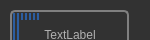
<?xml version="1.0" encoding="UTF-8"?>
<ui version="4.0">
 <class>BatteryApplet</class>
 <widget class="QWidget" name="BatteryApplet">
  <property name="geometry">
   <rect>
    <x>0</x>
    <y>0</y>
    <width>150</width>
    <height>40</height>
   </rect>
  </property>
  <property name="windowTitle">
   <string>BatteryApplet</string>
  </property>
  <property name="styleSheet">
   <string notr="true">QToolTip
{
     border: 1px solid black;
     background-color: #3470bf;
     padding: 1px;
     border-radius: 3px;
     opacity: 100;
}

QWidget
{
    color: #b1b1b1;
    background-color: #323232;
}

QWidget:item:hover
{
    background-color: QLinearGradient( x1: 0, y1: 0, x2: 0, y2: 1, stop: 0 #3470bf, stop: 1 #ca0619);
    color: #000000;
}

QWidget:item:selected
{
    background-color: QLinearGradient( x1: 0, y1: 0, x2: 0, y2: 1, stop: 0 #3470bf, stop: 1 #2c5ea0);
}

QMenuBar::item
{
    background: transparent;
}

QMenuBar::item:selected
{
    background: transparent;
    border: 1px solid #3470bf;
}

QMenuBar::item:pressed
{
    background: #444;
    border: 1px solid #000;
    background-color: QLinearGradient(
        x1:0, y1:0,
        x2:0, y2:1,
        stop:1 #212121,
        stop:0.4 #343434/*,
        stop:0.2 #343434,
        stop:0.1 #ffaa00*/
    );
    margin-bottom:-1px;
    padding-bottom:1px;
}

QMenu
{
    border: 1px solid #000;
}

QMenu::item
{
    padding: 2px 20px 2px 20px;
}

QMenu::item:selected
{
    color: #000000;
}

QWidget:disabled
{
    color: #404040;
    background-color: #323232;
}

QAbstractItemView
{
    background-color: QLinearGradient( x1: 0, y1: 0, x2: 0, y2: 1, stop: 0 #4d4d4d, stop: 0.1 #646464, stop: 1 #5d5d5d);
}

QWidget:focus
{
    /*border: 2px solid QLinearGradient( x1: 0, y1: 0, x2: 0, y2: 1, stop: 0 #ffa02f, stop: 1 #d7801a);*/
}

QLineEdit
{
    background-color: QLinearGradient( x1: 0, y1: 0, x2: 0, y2: 1, stop: 0 #4d4d4d, stop: 0 #646464, stop: 1 #5d5d5d);
    padding: 1px;
    border-style: solid;
    border: 1px solid #1e1e1e;
    border-radius: 5;
}

QPushButton
{
    color: #b1b1b1;
    background-color: QLinearGradient( x1: 0, y1: 0, x2: 0, y2: 1, stop: 0 #565656, stop: 0.1 #525252, stop: 0.5 #4e4e4e, stop: 0.9 #4a4a4a, stop: 1 #464646);
    border-width: 1px;
    border-color: #1e1e1e;
    border-style: solid;
    border-radius: 6;
    padding: 3px;
    font-size: 12px;
    padding-left: 5px;
    padding-right: 5px;
}

QPushButton:pressed
{
    background-color: QLinearGradient( x1: 0, y1: 0, x2: 0, y2: 1, stop: 0 #2d2d2d, stop: 0.1 #2b2b2b, stop: 0.5 #292929, stop: 0.9 #282828, stop: 1 #252525);
}

QPushButton:checked
{
    background-color: QLinearGradient( x1: 0, y1: 0, x2: 0, y2: 1, stop: 0 #2c5ea0, stop: 0.1 #2c5ea0, stop: 1 #3470bf);
}

QComboBox
{
    selection-background-color: #3470bf;
    background-color: QLinearGradient( x1: 0, y1: 0, x2: 0, y2: 1, stop: 0 #565656, stop: 0.1 #525252, stop: 0.5 #4e4e4e, stop: 0.9 #4a4a4a, stop: 1 #464646);
    border-style: solid;
    border: 1px solid #1e1e1e;
    border-radius: 5;
}


QComboBox:hover,QPushButton:hover
{
    border: 2px solid QLinearGradient( x1: 0, y1: 0, x2: 0, y2: 1, stop: 0 #3470bf, stop: 1 #2c5ea0);
}


QComboBox:on
{
    padding-top: 3px;
    padding-left: 4px;
    background-color: QLinearGradient( x1: 0, y1: 0, x2: 0, y2: 1, stop: 0 #2d2d2d, stop: 0.1 #2b2b2b, stop: 0.5 #292929, stop: 0.9 #282828, stop: 1 #252525);
    selection-background-color: #3470bf;
}


QComboBox QAbstractItemView
{
    border: 2px solid darkgray;
    selection-background-color: QLinearGradient( x1: 0, y1: 0, x2: 0, y2: 1, stop: 0 #3470bf, stop: 1 #2c5ea0);
}

QComboBox::drop-down
{



 }

QComboBox::down-arrow, QSpinBox::down-arrow, QTimeEdit::down-arrow, QDateEdit::down-arrow
{
     width: 10px;
     height: 10px;
}

QComboBox::up-arrow, QSpinBox::up-arrow, QTimeEdit::up-arrow, QDateEdit::up-arrow
{
     width: 10px;
     height: 10px;
}


/*
QComboBox::down-arrow
{
     image: url(:/down_arrow.png);
}
*/

QGroupBox:focus
{
border: 2px solid QLinearGradient( x1: 0, y1: 0, x2: 0, y2: 1, stop: 0 #3470bf, stop: 1 #2c5ea0);
}

QTextEdit:focus
{
    border: 2px solid QLinearGradient( x1: 0, y1: 0, x2: 0, y2: 1, stop: 0 #3470bf, stop: 1 #2c5ea0);
}

QScrollBar:horizontal {
     border: 1px solid #222222;
     background: QLinearGradient( x1: 0, y1: 0, x2: 0, y2: 1, stop: 0.0 #121212, stop: 0.2 #282828, stop: 1 #484848);
     height: 7px;
     margin: 0px 16px 0 16px;
}

QScrollBar::handle:horizontal
{
      background: QLinearGradient( x1: 0, y1: 0, x2: 1, y2: 0, stop: 0 #3470bf, stop: 0.5 #2c5ea0, stop: 1 #3470bf);
      min-height: 20px;
      border-radius: 2px;
}

QScrollBar::add-line:horizontal {
      border: 1px solid #1b1b19;
      border-radius: 2px;
      background: QLinearGradient( x1: 0, y1: 0, x2: 1, y2: 0, stop: 0 #3470bf, stop: 1 #2c5ea0);
      width: 14px;
      subcontrol-position: right;
      subcontrol-origin: margin;
}

QScrollBar::sub-line:horizontal {
      border: 1px solid #1b1b19;
      border-radius: 2px;
      background: QLinearGradient( x1: 0, y1: 0, x2: 1, y2: 0, stop: 0 #3470bf, stop: 1 #2c5ea0);
      width: 14px;
     subcontrol-position: left;
     subcontrol-origin: margin;
}

QScrollBar::right-arrow:horizontal, QScrollBar::left-arrow:horizontal
{
      border: 1px solid black;
      width: 1px;
      height: 1px;
      background: white;
}

QScrollBar::add-page:horizontal, QScrollBar::sub-page:horizontal
{
      background: none;
}

QScrollBar:vertical
{
      background: QLinearGradient( x1: 0, y1: 0, x2: 1, y2: 0, stop: 0.0 #121212, stop: 0.2 #282828, stop: 1 #484848);
      width: 7px;
      margin: 16px 0 16px 0;
      border: 1px solid #222222;
}

QScrollBar::handle:vertical
{
      background: QLinearGradient( x1: 0, y1: 0, x2: 0, y2: 1, stop: 0 #3470bf, stop: 0.5 #2c5ea0, stop: 1 #3470bf);
      min-height: 20px;
      border-radius: 2px;
}

QScrollBar::add-line:vertical
{
      border: 1px solid #1b1b19;
      border-radius: 2px;
      background: QLinearGradient( x1: 0, y1: 0, x2: 0, y2: 1, stop: 0 #3470bf, stop: 1 #2c5ea0);
      height: 14px;
      subcontrol-position: bottom;
      subcontrol-origin: margin;
}

QScrollBar::sub-line:vertical
{
      border: 1px solid #1b1b19;
      border-radius: 2px;
      background: QLinearGradient( x1: 0, y1: 0, x2: 0, y2: 1, stop: 0 #2c5ea0, stop: 1 #3470bf);
      height: 14px;
      subcontrol-position: top;
      subcontrol-origin: margin;
}

QScrollBar::up-arrow:vertical, QScrollBar::down-arrow:vertical
{
      border: 1px solid black;
      width: 1px;
      height: 1px;
      background: white;
}


QScrollBar::add-page:vertical, QScrollBar::sub-page:vertical
{
      background: none;
}

QTextEdit
{
    background-color: #242424;
}

QPlainTextEdit
{
    background-color: #242424;
}

QHeaderView::section
{
    background-color: QLinearGradient(x1:0, y1:0, x2:0, y2:1, stop:0 #616161, stop: 0.5 #505050, stop: 0.6 #434343, stop:1 #656565);
    color: white;
    padding-left: 4px;
    border: 1px solid #6c6c6c;
}

QCheckBox:disabled
{
color: #414141;
}

QDockWidget::title
{
    text-align: center;
    spacing: 3px; /* spacing between items in the tool bar */
    background-color: QLinearGradient(x1:0, y1:0, x2:0, y2:1, stop:0 #323232, stop: 0.5 #242424, stop:1 #323232);
}

QDockWidget::close-button, QDockWidget::float-button
{
    text-align: center;
    spacing: 1px; /* spacing between items in the tool bar */
    background-color: QLinearGradient(x1:0, y1:0, x2:0, y2:1, stop:0 #323232, stop: 0.5 #242424, stop:1 #323232);
}

QDockWidget::close-button:hover, QDockWidget::float-button:hover
{
    background: #242424;
}

QDockWidget::close-button:pressed, QDockWidget::float-button:pressed
{
    padding: 1px -1px -1px 1px;
}

QMainWindow::separator
{
    background-color: QLinearGradient(x1:0, y1:0, x2:0, y2:1, stop:0 #161616, stop: 0.5 #151515, stop: 0.6 #212121, stop:1 #343434);
    color: white;
    padding-left: 4px;
    border: 1px solid #4c4c4c;
    spacing: 3px; /* spacing between items in the tool bar */
}

QMainWindow::separator:hover
{

    background-color: QLinearGradient(x1:0, y1:0, x2:0, y2:1, stop:0 #2c5ea0, stop:0.5 #214778 stop:1 #3470bf);
    color: white;
    padding-left: 4px;
    border: 1px solid #6c6c6c;
    spacing: 3px; /* spacing between items in the tool bar */
}

/*
QToolBar::handle
{
     spacing: 3px; // spacing between items in the tool bar
     background: url(:/images/handle.png);
}
*/

QMenu::separator
{
    height: 2px;
    background-color: QLinearGradient(x1:0, y1:0, x2:0, y2:1, stop:0 #161616, stop: 0.5 #151515, stop: 0.6 #212121, stop:1 #343434);
    color: white;
    padding-left: 4px;
    margin-left: 10px;
    margin-right: 5px;
}

QProgressBar
{
    border: 2px solid grey;
    border-radius: 5px;
    text-align: center;
}

QProgressBar::chunk
{
    background-color: #2c5ea0;
    width: 2.15px;
    margin: 0.5px;
}

QTabBar::tab {
    color: #b1b1b1;
    border: 1px solid #444;
    border-bottom-style: none;
    background-color: #323232;
    padding-left: 10px;
    padding-right: 10px;
    padding-top: 3px;
    padding-bottom: 2px;
    margin-right: -1px;
}

QTabWidget::pane {
    border: 1px solid #444;
    top: 1px;
}

QTabBar::tab:last
{
    margin-right: 0; /* the last selected tab has nothing to overlap with on the right */
    border-top-right-radius: 3px;
}

QTabBar::tab:first:!selected
{
 margin-left: 0px; /* the last selected tab has nothing to overlap with on the right */


    border-top-left-radius: 3px;
}

QTabBar::tab:!selected
{
    color: #b1b1b1;
    border-bottom-style: solid;
    margin-top: 3px;
    background-color: QLinearGradient(x1:0, y1:0, x2:0, y2:1, stop:1 #212121, stop:.4 #343434);
}

QTabBar::tab:selected
{
    border-top-left-radius: 3px;
    border-top-right-radius: 3px;
    margin-bottom: 0px;
}

QTabBar::tab:!selected:hover
{
    /*border-top: 2px solid #ffaa00;
    padding-bottom: 3px;*/
    border-top-left-radius: 3px;
    border-top-right-radius: 3px;
    background-color: QLinearGradient(x1:0, y1:0, x2:0, y2:1, stop:1 #212121, stop:0.4 #343434, stop:0.2 #343434, stop:0.1 #3470bf);
}

QRadioButton::indicator:checked, QRadioButton::indicator:unchecked{
    color: #b1b1b1;
//    background-color: #323232;
    border: 1px solid #b1b1b1;
    border-radius: 6px;
}

QRadioButton::indicator:checked
{
    background-color: qradialgradient(
        cx: 0.5, cy: 0.5,
        fx: 0.5, fy: 0.5,
        radius: 1.0,
        stop: 0.25 #3470bf,
        stop: 0.3 #323232
    );
}

QCheckBox::indicator{
    color: #b1b1b1;
//    background-color: #323232;
    border: 1px solid #b1b1b1;
    width: 15px;
    height: 15px;
}

QCheckBox::indicator:checked{
    color: #ffffff;
}

QRadioButton::indicator
{
    border-radius: 6px;
}

QRadioButton::indicator:hover, QCheckBox::indicator:hover
{
    border: 1px solid #3470bf;
}

QCheckBox::indicator:disabled, QRadioButton::indicator:disabled
{
    border: 1px solid #444;
}</string>
  </property>
  <widget class="QProgressBar" name="battBar">
   <property name="geometry">
    <rect>
     <x>10</x>
     <y>10</y>
     <width>119</width>
     <height>41</height>
    </rect>
   </property>
   <property name="value">
    <number>24</number>
   </property>
   <property name="textVisible">
    <bool>false</bool>
   </property>
  </widget>
  <widget class="QLabel" name="battLabel">
   <property name="geometry">
    <rect>
     <x>20</x>
     <y>20</y>
     <width>100</width>
     <height>29</height>
    </rect>
   </property>
   <property name="text">
    <string>TextLabel</string>
   </property>
   <property name="alignment">
    <set>Qt::AlignCenter</set>
   </property>
  </widget>
 </widget>
 <layoutdefault spacing="6" margin="11"/>
 <resources/>
 <connections/>
</ui>
